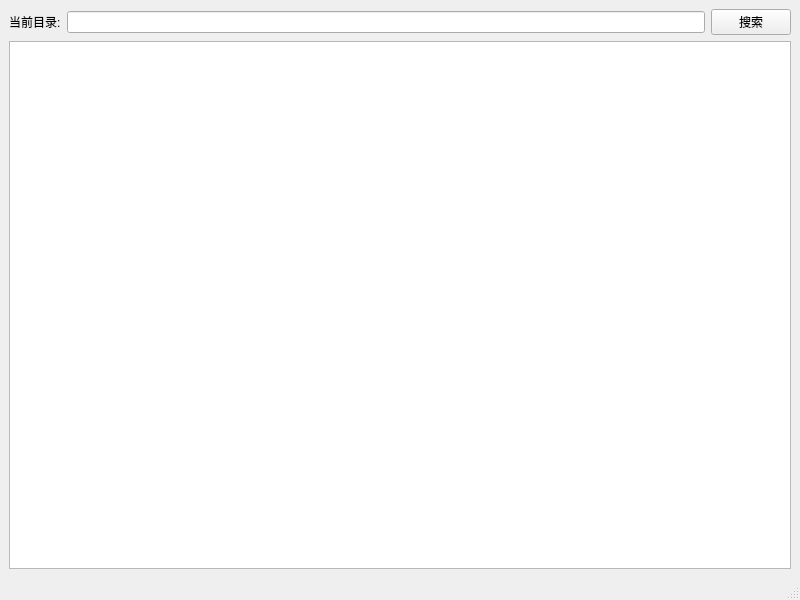
<?xml version="1.0" encoding="UTF-8"?>
<ui version="4.0">
 <class>RemoteFileManageMainWin</class>
 <widget class="QMainWindow" name="RemoteFileManageMainWin">
  <property name="geometry">
   <rect>
    <x>0</x>
    <y>0</y>
    <width>800</width>
    <height>600</height>
   </rect>
  </property>
  <property name="windowTitle">
   <string>MainWindow</string>
  </property>
  <widget class="QWidget" name="centralwidget">
   <layout class="QVBoxLayout" name="verticalLayout">
    <item>
     <layout class="QHBoxLayout" name="horizontalLayout">
      <item>
       <widget class="QLabel" name="label">
        <property name="text">
         <string>当前目录:</string>
        </property>
       </widget>
      </item>
      <item>
       <widget class="QLineEdit" name="lineEdit"/>
      </item>
      <item>
       <widget class="QPushButton" name="pushButton_Search">
        <property name="text">
         <string>搜索</string>
        </property>
       </widget>
      </item>
     </layout>
    </item>
    <item>
     <widget class="TableView" name="tableView"/>
    </item>
   </layout>
  </widget>
  <widget class="QMenuBar" name="menubar">
   <property name="geometry">
    <rect>
     <x>0</x>
     <y>0</y>
     <width>800</width>
     <height>23</height>
    </rect>
   </property>
  </widget>
  <widget class="QStatusBar" name="statusbar"/>
 </widget>
 <customwidgets>
  <customwidget>
   <class>TableView</class>
   <extends>QTableView</extends>
   <header>FileManageWidget/TableView.h</header>
  </customwidget>
 </customwidgets>
 <resources/>
 <connections/>
</ui>
